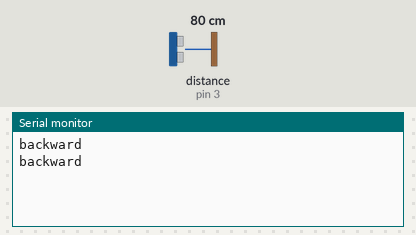
The sketch below on a simulated Arduino Uno, built with avr-gcc and run on an emulated ATmega328P. Shown: the last lines printed to the serial monitor. Wiring (inferred from the names in the program): ultrasonic range finder: trigger pin 2; echo pin 3. Inputs (shaded band) come from the test bench; at power-on: distance to the obstacle (sensor on pin 3) 80 cm. The echo pulse lasts 58.3 µs per cm.

Above: at 1.8 s.
1.9 s: distance to the obstacle (sensor on pin 3) set to 54 cm
At 2.5 s:
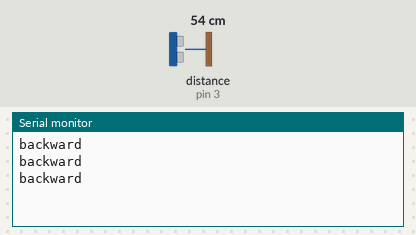
3.4 s: distance to the obstacle (sensor on pin 3) set to 46 cm
At 4.8 s:
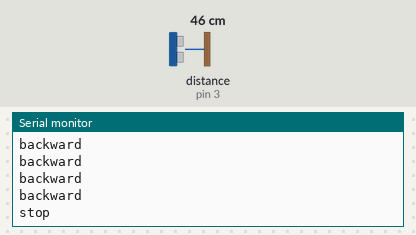

Measured:
- the behaviour switches between 51 and 50 cm on distance to the obstacle (sensor on pin 3) (found by bisection; images 1 and 2)
- after the input at 3.4 s, the serial monitor: prints a new line after 0.62 s (image 2)

The sketch:

dc_motor_control_by_ultrasonic_sensor.ino
```cpp
//defining the three level of distances max,mid,min
#define max 150
#define mid 100
#define min 50

// pins for motor controlling
int c1=4;
int c2=5;
//pins used for trigger and echo of ultrasonic
int trig=2;
int echo=3;

void setup() //function to run once
{
  pinMode(c1,OUTPUT);	/* describing the nature
  pinMode(c2,OUTPUT);		of motor pins */
  pinMode(trig,OUTPUT); /* describing the nature
  pinMode(echo,INPUT);		of ultrasonic pins */
  Serial.begin(9600);	//Starting the serial monitor
}

void loop()	//function to keep on looping
{
  unsigned long dist=dist_cm();		//calculating the distance
  if(dist>=mid && dist<=max) 		//condition for forward movement
  {
    forward();
    Serial.println("forward");
  }
  else if(dist>=min && dist<mid)	//condition for backward movement
  {
    backward();
    Serial.println("backward");
  }
  else
  {
    stop();
    Serial.println("stop");
  }
  delay(1000);	//delaying the looping by 1 second
}
unsigned int dist_cm()	//function to calculate the distance
{
  digitalWrite(trig,LOW);
  delayMicroseconds(2);
  digitalWrite(trig,HIGH);
  delayMicroseconds(10);
  digitalWrite(trig,LOW);
  long time=pulseIn(echo,HIGH);
  unsigned int distance=(time*0.034)/2;
  return distance;
}
void forward()	//function for forward movement
{
  digitalWrite(c1,LOW);
  digitalWrite(c2,HIGH);
}
void backward()	//function for backward movement
{
  digitalWrite(c1,HIGH);
  digitalWrite(c2,LOW);
}
void stop()	//function for no movement
{
  digitalWrite(c1,LOW);
  digitalWrite(c2,LOW);
}
```
